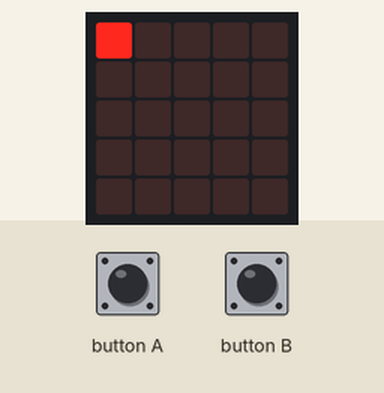
The program below on a simulated BBC micro:bit (MakeCode). On the bench: the board's 5×5 LED display. The test bench sets the inputs (shaded band).

Above: at 1.2 s.
1.3 s: button A pressed for 0.15 s
At 1.7 s:
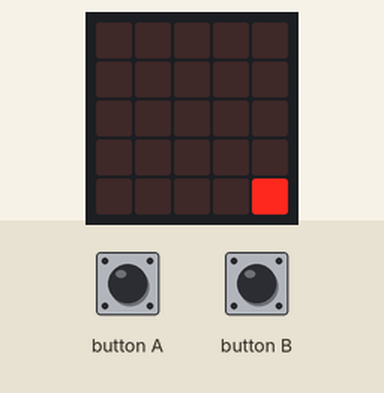
2.9 s: button A pressed for 0.15 s
At 4.2 s:
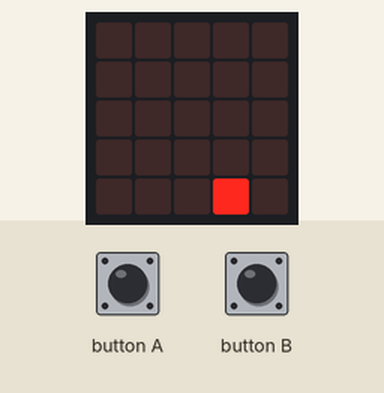
4.5 s: button A pressed for 0.15 s
At 5.5 s:
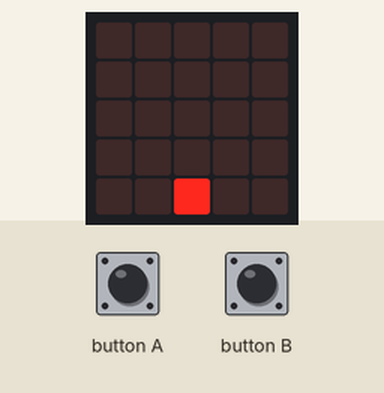
6.1 s: button A pressed for 0.15 s
At 6.7 s:
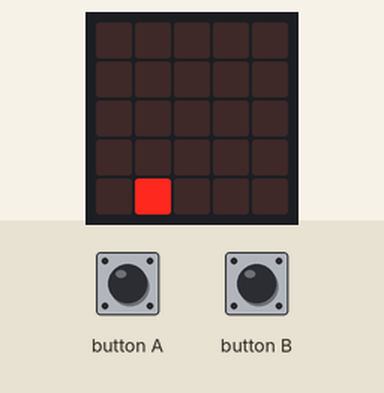
7.7 s: button A pressed for 0.15 s
At 9.0 s:
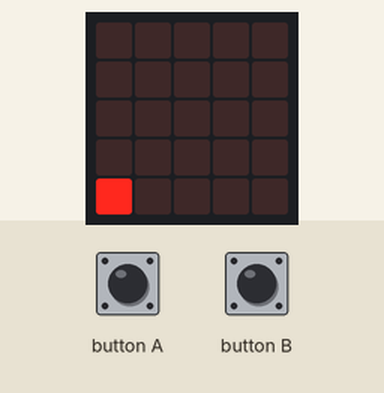
9.3 s: button A pressed for 0.15 s
At 10.5 s:
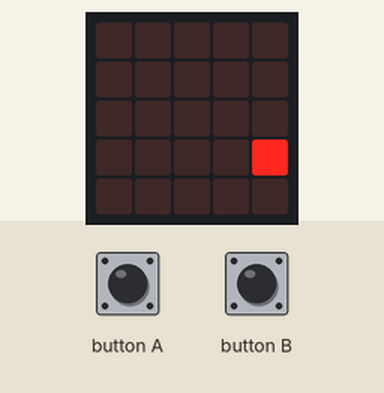
Timing chart, 0 to 11.9 s (numbered marks = the images above; inputs shaded):
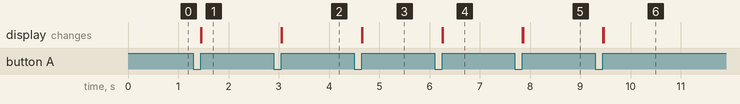

The program:

main.ts
```typescript
input.onButtonPressed(Button.A, function () {
    if (x == 0 && y > 0) {
        x = 4
        y += -1
        led.unplot(0, y + 1)
    } else if (x > 0 && x <= 4) {
        x += -1
        led.unplot(x + 1, y)
    } else if (x == 0 && y == 0) {
        x = 4
        y = 4
        led.unplot(0, 0)
    }
})
input.onButtonPressed(Button.B, function () {
    if (x == 4 && y < 4) {
        x = 0
        y += 1
        led.unplot(4, y - 1)
    } else if (x >= 0 && x < 4) {
        x += 1
        led.unplot(x - 1, y)
    } else if (x == 4 && y == 4) {
        x = 0
        y = 0
        led.unplot(4, 4)
    }
})
let y = 0
let x = 0
x = 0
y = 0
basic.forever(function () {
    led.plot(x, y)
})
```

test.ts
```typescript
// les tests vont ici ; cela ne sera pas compilé si ce paquet est utilisé en tant qu'extension.
```

Measured:
- after the input at 1.3 s, the display: first changes after 0.15 s (image 1 shows a later state)
- after the input at 2.9 s, the display: first changes after 0.15 s (image 2 shows a later state)
- after the input at 4.5 s, the display: first changes after 0.15 s (image 3 shows a later state)
- after the input at 6.1 s, the display: first changes after 0.15 s (image 4 shows a later state)
- after the input at 7.7 s, the display: first changes after 0.15 s (image 5 shows a later state)
- after the input at 9.3 s, the display: first changes after 0.15 s (image 6 shows a later state)
